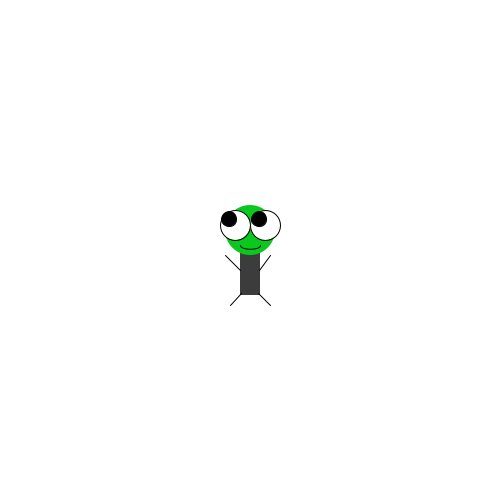
Frame 1 (no input)
Frame 60 (the mouse pressed at the canvas centre just before this capture): identical to frame 1, image omitted
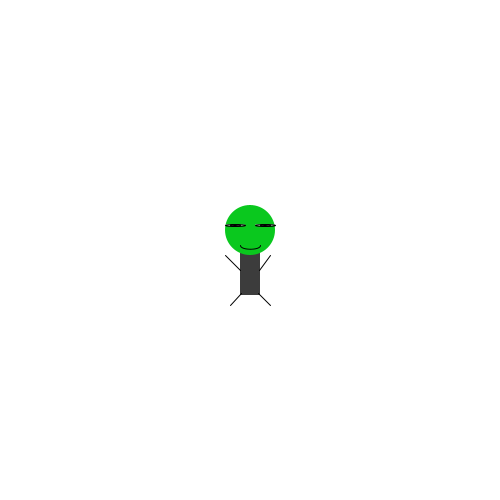
Frame 120 (the mouse held since frame 60 and released just before this capture)

The Processing sketch that drew these frames (run headless with seeded random() and noise(); from frame 60 on, the mouse is pressed at the canvas centre):

// Processing sketch: processing_97462
// ── processing_97462.pde

int x, y;
int bg = 0;
float a;
float s;
float d;
float f;
int q = 0;
int w = 0;
float e = 0;
int r = 0;
int blink = 0;

//initiallise setting
void setup() {
  size(500, 500);
  smooth();
}

void draw() {
  smooth();
  noStroke();
  //default background
  if (r == 0) { 
    background(255);
  }
  //fill background
  if (r >0) {
    background(90);
  }

  //create a circle when key is pressed
  if (e > 0) {
    fill(random(0, 255), random(0, 255), random(0, 255), random(0, 255));
    q+=3;       
    ellipse(width/2, height/2, q, q);
    //println(e);
  }
  else if (e < 0) {
    fill(a, s, d, f);
    w+=3;       
    ellipse(width/2, height/2, w, w);
    //println("hello");
  }




  //int x,y;
  x = width/2-10;
  y = height/2-15;
  //x original value is 60
  //y original value is 60

  //create rect(body)
  fill(60);
  rect(x, y, 20, 60);

  //create circle(head)
  fill(10, 200, 30);
  ellipse(x+10, y-5, 50, 50);

  //create oval(eyes)
  //fill(mouseX,mouseY,mouseY);
  //ellipse(x,y-5,10,25);
  //ellipse(x+20,y-5,10,25);

  //create curve (smile)
  noFill();
  stroke(0);
  curve(x+20, y-20, x, y+10, x+20, y+10, x, y-20);
  //curve(80,40,60,70,80,70,60,40);

  //create legs
  stroke(0);
  line(x+1, y+58, x-10, y+70);
  line(x+18, y+58, x+30, y+70);

  //create hands
  line(x, y+35, x-15, y+20);
  line(x+19, y+35, x+30, y+20);

  //create a tail
  //fill(255,0,0);
  //line(x+20,y+50,pmouseX+30,pmouseY+60);
  //noFill();
  //arc(x+10,y+60,pmouseX,pmouseY,HALF_PI,PI);

  eyes();
}

void mousePressed() {
  println("OUCH!!! PLS DO NOT CLICK ME!!");
  blink = 1;
  println(blink);
}

void mouseReleased() {
  blink = 0;
  println(blink);
}

void keyPressed() {
  e = random(-1, 1);
  q = 0;
  w = 0;
  println(r); 
  a = random(0, 255);
  s = random(0, 255);
  d = random(0, 255);
  f = random(0, 255);
  blink = 1;
  r++;
  if (r == 31) {
    r = 1;
  }
}

void keyReleased() {
blink = 0;  
}

//eyes taken from source: http://www.openprocessing.org/sketch/48315
// and is edited to fit this sketch
void eyes() {
  if (blink == 0) {
    //white part of eye
    fill(255);
    ellipse (235, 225, 30, 30);
    ellipse (265, 225, 30, 30); 
    //black p art of eye
    float ax = map (mouseX, 0, width, 229, 241);
    float ay = map (mouseY, 0, height, 219, 231);

    fill(0);
    ellipse (ax, ay, 15, 15);

    float bx = map (mouseX, 0, width, 259, 271);
    float by = map (mouseY, 0, height, 219, 231);

    ellipse (bx, by, 15, 15);
  } 
  else if (blink ==1) {
    //if click the zoog blink
    //white part of eye
    fill(255);
    ellipse(235, 225, 20, 2);
    ellipse(265, 225, 20, 2);
    //black part of eye
    fill(0);
    ellipse(235, 225, 10, 2);
    ellipse(265, 225, 10, 2);
  }
}
